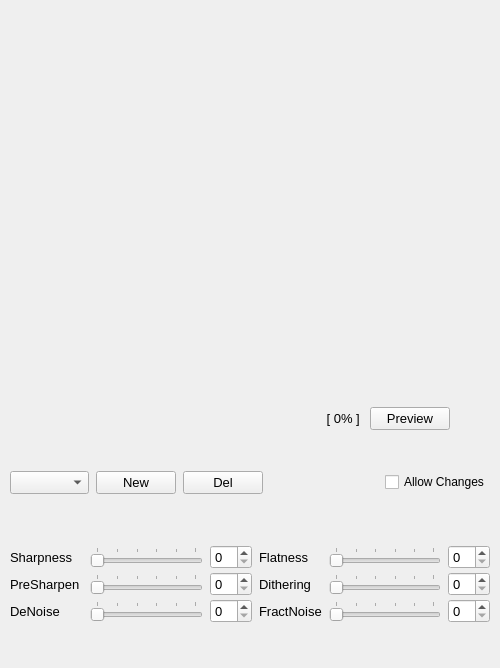
        <widget class="QWidget" name="tab_6">
         <attribute name="title">
          <string>Parameter</string>
         </attribute>
         <layout class="QVBoxLayout" name="verticalLayout_8" stretch="0,0,0,0,0">
          <property name="spacing">
           <number>1</number>
          </property>
          <property name="leftMargin">
           <number>10</number>
          </property>
          <property name="topMargin">
           <number>5</number>
          </property>
          <property name="rightMargin">
           <number>10</number>
          </property>
          <property name="bottomMargin">
           <number>5</number>
          </property>
          <item>
           <layout class="QHBoxLayout" name="horizontalLayout_12">
            <property name="spacing">
             <number>0</number>
            </property>
            <item>
             <spacer name="horizontalSpacer_8">
              <property name="orientation">
               <enum>Qt::Horizontal</enum>
              </property>
              <property name="sizeHint" stdset="0">
               <size>
                <width>40</width>
                <height>20</height>
               </size>
              </property>
             </spacer>
            </item>
            <item>
             <layout class="QVBoxLayout" name="verticalLayout_17">
              <property name="spacing">
               <number>2</number>
              </property>
              <item>
               <widget class="PreviewField" name="previewField" native="true">
                <property name="sizePolicy">
                 <sizepolicy hsizetype="Preferred" vsizetype="Preferred">
                  <horstretch>0</horstretch>
                  <verstretch>0</verstretch>
                 </sizepolicy>
                </property>
                <property name="minimumSize">
                 <size>
                  <width>400</width>
                  <height>400</height>
                 </size>
                </property>
               </widget>
              </item>
              <item>
               <layout class="QHBoxLayout" name="horizontalLayout">
                <property name="spacing">
                 <number>-1</number>
                </property>
                <item>
                 <spacer name="horizontalSpacer">
                  <property name="orientation">
                   <enum>Qt::Horizontal</enum>
                  </property>
                  <property name="sizeHint" stdset="0">
                   <size>
                    <width>40</width>
                    <height>10</height>
                   </size>
                  </property>
                 </spacer>
                </item>
                <item>
                 <widget class="QLabel" name="previewProgressLabel">
                  <property name="font">
                   <font>
                    <pointsize>10</pointsize>
                   </font>
                  </property>
                  <property name="text">
                   <string> [ 0% ]  </string>
                  </property>
                 </widget>
                </item>
                <item>
                 <widget class="QPushButton" name="previewButton">
                  <property name="font">
                   <font>
                    <pointsize>10</pointsize>
                   </font>
                  </property>
                  <property name="toolTip">
                   <string>Calculate the preview.</string>
                  </property>
                  <property name="text">
                   <string>Preview</string>
                  </property>
                 </widget>
                </item>
               </layout>
              </item>
             </layout>
            </item>
            <item>
             <spacer name="horizontalSpacer_12">
              <property name="orientation">
               <enum>Qt::Horizontal</enum>
              </property>
              <property name="sizeHint" stdset="0">
               <size>
                <width>40</width>
                <height>20</height>
               </size>
              </property>
             </spacer>
            </item>
           </layout>
          </item>
          <item>
           <spacer name="verticalSpacer">
            <property name="orientation">
             <enum>Qt::Vertical</enum>
            </property>
            <property name="sizeHint" stdset="0">
             <size>
              <width>20</width>
              <height>40</height>
             </size>
            </property>
           </spacer>
          </item>
          <item>
           <layout class="QHBoxLayout" name="horizontalLayout_2">
            <property name="spacing">
             <number>7</number>
            </property>
            <item>
             <widget class="QComboBox" name="paramCombo">
              <property name="sizePolicy">
               <sizepolicy hsizetype="Preferred" vsizetype="Fixed">
                <horstretch>0</horstretch>
                <verstretch>0</verstretch>
               </sizepolicy>
              </property>
              <property name="font">
               <font>
                <pointsize>10</pointsize>
               </font>
              </property>
              <property name="toolTip">
               <string>The list of predefined parameter settings.</string>
              </property>
             </widget>
            </item>
            <item>
             <widget class="QPushButton" name="paramAddButton">
              <property name="font">
               <font>
                <pointsize>10</pointsize>
               </font>
              </property>
              <property name="toolTip">
               <string>Create a copy of this set of parameters.</string>
              </property>
              <property name="text">
               <string>New</string>
              </property>
             </widget>
            </item>
            <item>
             <widget class="QPushButton" name="paramDelButton">
              <property name="font">
               <font>
                <pointsize>10</pointsize>
               </font>
              </property>
              <property name="toolTip">
               <string>Remove this set of parameters from the list.</string>
              </property>
              <property name="text">
               <string>Del</string>
              </property>
             </widget>
            </item>
            <item>
             <spacer name="horizontalSpacer_15">
              <property name="orientation">
               <enum>Qt::Horizontal</enum>
              </property>
              <property name="sizeHint" stdset="0">
               <size>
                <width>40</width>
                <height>20</height>
               </size>
              </property>
             </spacer>
            </item>
            <item>
             <widget class="QCheckBox" name="paramChangeCheckBox">
              <property name="toolTip">
               <string>Check this to edit the settings.</string>
              </property>
              <property name="text">
               <string>Allow Changes</string>
              </property>
             </widget>
            </item>
           </layout>
          </item>
          <item>
           <spacer name="verticalSpacer_9">
            <property name="orientation">
             <enum>Qt::Vertical</enum>
            </property>
            <property name="sizeHint" stdset="0">
             <size>
              <width>20</width>
              <height>40</height>
             </size>
            </property>
           </spacer>
          </item>
          <item>
           <layout class="QGridLayout" name="gridLayout_4">
            <property name="horizontalSpacing">
             <number>7</number>
            </property>
            <property name="verticalSpacing">
             <number>3</number>
            </property>
            <item row="1" column="3">
             <widget class="QLabel" name="flatLabel">
              <property name="font">
               <font>
                <pointsize>10</pointsize>
               </font>
              </property>
              <property name="toolTip">
               <string>Higher values for less gradients, more 'painted' looking results.</string>
              </property>
              <property name="text">
               <string>Flatness</string>
              </property>
             </widget>
            </item>
            <item row="1" column="4">
             <widget class="QSlider" name="flatSlider">
              <property name="minimumSize">
               <size>
                <width>70</width>
                <height>0</height>
               </size>
              </property>
              <property name="font">
               <font>
                <pointsize>10</pointsize>
               </font>
              </property>
              <property name="toolTip">
               <string>Higher values for less gradients, more 'painted' looking results.</string>
              </property>
              <property name="orientation">
               <enum>Qt::Horizontal</enum>
              </property>
              <property name="tickPosition">
               <enum>QSlider::TicksAbove</enum>
              </property>
              <property name="tickInterval">
               <number>20</number>
              </property>
             </widget>
            </item>
            <item row="1" column="0">
             <widget class="QLabel" name="sharpLabel">
              <property name="font">
               <font>
                <pointsize>10</pointsize>
               </font>
              </property>
              <property name="toolTip">
               <string>Higher values for sharper edges in the result.</string>
              </property>
              <property name="text">
               <string>Sharpness</string>
              </property>
             </widget>
            </item>
            <item row="4" column="1">
             <widget class="QSlider" name="deNoiseSlider">
              <property name="minimumSize">
               <size>
                <width>70</width>
                <height>0</height>
               </size>
              </property>
              <property name="font">
               <font>
                <pointsize>10</pointsize>
               </font>
              </property>
              <property name="toolTip">
               <string>Remove some noise/artifacts in the source image.</string>
              </property>
              <property name="orientation">
               <enum>Qt::Horizontal</enum>
              </property>
              <property name="tickPosition">
               <enum>QSlider::TicksAbove</enum>
              </property>
              <property name="tickInterval">
               <number>20</number>
              </property>
             </widget>
            </item>
            <item row="4" column="0">
             <widget class="QLabel" name="deNoiseLabel">
              <property name="font">
               <font>
                <pointsize>10</pointsize>
               </font>
              </property>
              <property name="toolTip">
               <string>Remove some noise/artifacts in the source image.</string>
              </property>
              <property name="text">
               <string>DeNoise</string>
              </property>
             </widget>
            </item>
            <item row="2" column="1">
             <widget class="QSlider" name="preSharpSlider">
              <property name="minimumSize">
               <size>
                <width>70</width>
                <height>0</height>
               </size>
              </property>
              <property name="font">
               <font>
                <pointsize>10</pointsize>
               </font>
              </property>
              <property name="toolTip">
               <string>Simple sharpening of the source image.</string>
              </property>
              <property name="orientation">
               <enum>Qt::Horizontal</enum>
              </property>
              <property name="tickPosition">
               <enum>QSlider::TicksAbove</enum>
              </property>
              <property name="tickInterval">
               <number>20</number>
              </property>
             </widget>
            </item>
            <item row="2" column="0">
             <widget class="QLabel" name="preSharpLabel">
              <property name="font">
               <font>
                <pointsize>10</pointsize>
               </font>
              </property>
              <property name="toolTip">
               <string>Simple sharpening of the source image.</string>
              </property>
              <property name="text">
               <string>PreSharpen </string>
              </property>
             </widget>
            </item>
            <item row="2" column="3">
             <widget class="QLabel" name="ditherLabel">
              <property name="font">
               <font>
                <pointsize>10</pointsize>
               </font>
              </property>
              <property name="toolTip">
               <string>Higher values for more grainy noise in the result.</string>
              </property>
              <property name="text">
               <string>Dithering</string>
              </property>
             </widget>
            </item>
            <item row="2" column="4">
             <widget class="QSlider" name="ditherSlider">
              <property name="minimumSize">
               <size>
                <width>70</width>
                <height>0</height>
               </size>
              </property>
              <property name="toolTip">
               <string>Higher values for more grainy noise in the result.</string>
              </property>
              <property name="orientation">
               <enum>Qt::Horizontal</enum>
              </property>
              <property name="tickPosition">
               <enum>QSlider::TicksAbove</enum>
              </property>
              <property name="tickInterval">
               <number>20</number>
              </property>
             </widget>
            </item>
            <item row="1" column="1">
             <widget class="QSlider" name="sharpSlider">
              <property name="minimumSize">
               <size>
                <width>70</width>
                <height>0</height>
               </size>
              </property>
              <property name="font">
               <font>
                <pointsize>10</pointsize>
               </font>
              </property>
              <property name="toolTip">
               <string>Higher values for sharper edges in the result.</string>
              </property>
              <property name="tracking">
               <bool>true</bool>
              </property>
              <property name="orientation">
               <enum>Qt::Horizontal</enum>
              </property>
              <property name="tickPosition">
               <enum>QSlider::TicksAbove</enum>
              </property>
              <property name="tickInterval">
               <number>20</number>
              </property>
             </widget>
            </item>
            <item row="1" column="2">
             <widget class="QSpinBox" name="sharpSpinBox">
              <property name="font">
               <font>
                <pointsize>10</pointsize>
               </font>
              </property>
              <property name="toolTip">
               <string>Higher values for sharper edges in the result.</string>
              </property>
             </widget>
            </item>
            <item row="2" column="2">
             <widget class="QSpinBox" name="preSharpSpinBox">
              <property name="font">
               <font>
                <pointsize>10</pointsize>
               </font>
              </property>
              <property name="toolTip">
               <string>Simple sharpening of the source image.</string>
              </property>
             </widget>
            </item>
            <item row="4" column="2">
             <widget class="QSpinBox" name="deNoiseSpinBox">
              <property name="font">
               <font>
                <pointsize>10</pointsize>
               </font>
              </property>
              <property name="toolTip">
               <string>Remove some noise/artifacts in the source image.</string>
              </property>
             </widget>
            </item>
            <item row="1" column="5">
             <widget class="QSpinBox" name="flatSpinBox">
              <property name="font">
               <font>
                <pointsize>10</pointsize>
               </font>
              </property>
              <property name="toolTip">
               <string>Higher values for less gradients, more 'painted' looking results.</string>
              </property>
             </widget>
            </item>
            <item row="2" column="5">
             <widget class="QSpinBox" name="ditherSpinBox">
              <property name="font">
               <font>
                <pointsize>10</pointsize>
               </font>
              </property>
              <property name="toolTip">
               <string>Higher values for more grainy noise in the result.</string>
              </property>
             </widget>
            </item>
            <item row="4" column="3">
             <widget class="QLabel" name="ditherLabel_2">
              <property name="font">
               <font>
                <pointsize>10</pointsize>
               </font>
              </property>
              <property name="toolTip">
               <string>Modify the result with  some fractal noise.</string>
              </property>
              <property name="text">
               <string>FractNoise</string>
              </property>
             </widget>
            </item>
            <item row="4" column="4">
             <widget class="QSlider" name="fractNoiseSlider">
              <property name="minimumSize">
               <size>
                <width>70</width>
                <height>0</height>
               </size>
              </property>
              <property name="toolTip">
               <string>Modify the result with  some fractal noise.</string>
              </property>
              <property name="orientation">
               <enum>Qt::Horizontal</enum>
              </property>
              <property name="tickPosition">
               <enum>QSlider::TicksAbove</enum>
              </property>
              <property name="tickInterval">
               <number>20</number>
              </property>
             </widget>
            </item>
            <item row="4" column="5">
             <widget class="QSpinBox" name="fractNoiseSpinBox">
              <property name="font">
               <font>
                <pointsize>10</pointsize>
               </font>
              </property>
              <property name="toolTip">
               <string>Modify the result with  some fractal noise.</string>
              </property>
             </widget>
            </item>
            <item row="0" column="0">
             <spacer name="verticalSpacer_4">
              <property name="orientation">
               <enum>Qt::Vertical</enum>
              </property>
              <property name="sizeHint" stdset="0">
               <size>
                <width>20</width>
                <height>10</height>
               </size>
              </property>
             </spacer>
            </item>
            <item row="5" column="0">
             <spacer name="verticalSpacer_10">
              <property name="orientation">
               <enum>Qt::Vertical</enum>
              </property>
              <property name="sizeHint" stdset="0">
               <size>
                <width>20</width>
                <height>40</height>
               </size>
              </property>
             </spacer>
            </item>
           </layout>
          </item>
         </layout>
        </widget>
